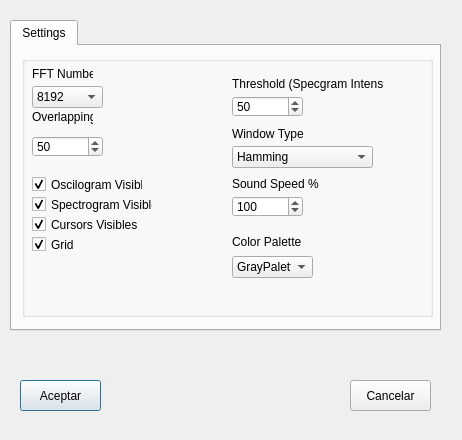
<?xml version="1.0" encoding="UTF-8"?>
<ui version="4.0">
 <class>Dialog</class>
 <widget class="QDialog" name="Dialog">
  <property name="geometry">
   <rect>
    <x>0</x>
    <y>0</y>
    <width>462</width>
    <height>440</height>
   </rect>
  </property>
  <property name="windowTitle">
   <string>Dialog</string>
  </property>
  <widget class="QPushButton" name="btonaceptar">
   <property name="geometry">
    <rect>
     <x>20</x>
     <y>380</y>
     <width>81</width>
     <height>31</height>
    </rect>
   </property>
   <property name="toolTip">
    <string extracomment="Acepta los cambios realizados"/>
   </property>
   <property name="text">
    <string>Aceptar</string>
   </property>
   <property name="checkable">
    <bool>false</bool>
   </property>
   <property name="default">
    <bool>false</bool>
   </property>
   <property name="flat">
    <bool>false</bool>
   </property>
  </widget>
  <widget class="QPushButton" name="btoncancelar">
   <property name="geometry">
    <rect>
     <x>350</x>
     <y>380</y>
     <width>81</width>
     <height>31</height>
    </rect>
   </property>
   <property name="toolTip">
    <string extracomment="Cancelar la operacion"/>
   </property>
   <property name="text">
    <string>Cancelar</string>
   </property>
   <property name="default">
    <bool>false</bool>
   </property>
  </widget>
  <widget class="QTabWidget" name="tabWidget">
   <property name="geometry">
    <rect>
     <x>10</x>
     <y>20</y>
     <width>431</width>
     <height>311</height>
    </rect>
   </property>
   <property name="currentIndex">
    <number>0</number>
   </property>
   <widget class="QWidget" name="tab">
    <attribute name="title">
     <string>Settings</string>
    </attribute>
    <widget class="QGroupBox" name="groupBox">
     <property name="geometry">
      <rect>
       <x>10</x>
       <y>10</y>
       <width>411</width>
       <height>261</height>
      </rect>
     </property>
     <property name="title">
      <string/>
     </property>
     <widget class="QLabel" name="label">
      <property name="geometry">
       <rect>
        <x>10</x>
        <y>10</y>
        <width>61</width>
        <height>16</height>
       </rect>
      </property>
      <property name="text">
       <string>FFT Number</string>
      </property>
     </widget>
     <widget class="QLabel" name="label_2">
      <property name="geometry">
       <rect>
        <x>10</x>
        <y>50</y>
        <width>61</width>
        <height>21</height>
       </rect>
      </property>
      <property name="text">
       <string>Overlapping</string>
      </property>
     </widget>
     <widget class="QSpinBox" name="overlapspinbox">
      <property name="geometry">
       <rect>
        <x>10</x>
        <y>80</y>
        <width>71</width>
        <height>21</height>
       </rect>
      </property>
      <property name="minimum">
       <number>1</number>
      </property>
      <property name="maximum">
       <number>99</number>
      </property>
      <property name="value">
       <number>50</number>
      </property>
     </widget>
     <widget class="QLabel" name="label_3">
      <property name="geometry">
       <rect>
        <x>210</x>
        <y>70</y>
        <width>71</width>
        <height>16</height>
       </rect>
      </property>
      <property name="text">
       <string>Window Type</string>
      </property>
     </widget>
     <widget class="QComboBox" name="cboxwindowType">
      <property name="geometry">
       <rect>
        <x>210</x>
        <y>90</y>
        <width>141</width>
        <height>22</height>
       </rect>
      </property>
      <property name="editable">
       <bool>false</bool>
      </property>
      <property name="maxVisibleItems">
       <number>6</number>
      </property>
      <property name="minimumContentsLength">
       <number>1</number>
      </property>
      <property name="modelColumn">
       <number>0</number>
      </property>
      <item>
       <property name="text">
        <string>Hamming</string>
       </property>
      </item>
      <item>
       <property name="text">
        <string>Rectangular</string>
       </property>
      </item>
      <item>
       <property name="text">
        <string>Hanning</string>
       </property>
      </item>
      <item>
       <property name="text">
        <string>Blackman</string>
       </property>
      </item>
      <item>
       <property name="text">
        <string>Bartlett</string>
       </property>
      </item>
      <item>
       <property name="text">
        <string>Kaiser</string>
       </property>
      </item>
      <item>
       <property name="text">
        <string>None</string>
       </property>
      </item>
     </widget>
     <widget class="QComboBox" name="cboxFFTNumber">
      <property name="geometry">
       <rect>
        <x>10</x>
        <y>30</y>
        <width>71</width>
        <height>22</height>
       </rect>
      </property>
      <property name="editable">
       <bool>false</bool>
      </property>
      <property name="currentIndex">
       <number>0</number>
      </property>
      <property name="maxVisibleItems">
       <number>6</number>
      </property>
      <property name="minimumContentsLength">
       <number>1</number>
      </property>
      <property name="modelColumn">
       <number>0</number>
      </property>
      <item>
       <property name="text">
        <string>8192</string>
       </property>
      </item>
      <item>
       <property name="text">
        <string>4096</string>
       </property>
      </item>
      <item>
       <property name="text">
        <string>2048</string>
       </property>
      </item>
      <item>
       <property name="text">
        <string>1024</string>
       </property>
      </item>
      <item>
       <property name="text">
        <string>512</string>
       </property>
      </item>
      <item>
       <property name="text">
        <string>256</string>
       </property>
      </item>
      <item>
       <property name="text">
        <string>128</string>
       </property>
      </item>
      <item>
       <property name="text">
        <string>64</string>
       </property>
      </item>
      <item>
       <property name="text">
        <string>32</string>
       </property>
      </item>
      <item>
       <property name="text">
        <string>16</string>
       </property>
      </item>
      <item>
       <property name="text">
        <string>8</string>
       </property>
      </item>
     </widget>
     <widget class="QCheckBox" name="checkBoxOsgram">
      <property name="geometry">
       <rect>
        <x>10</x>
        <y>120</y>
        <width>111</width>
        <height>17</height>
       </rect>
      </property>
      <property name="text">
       <string>Oscilogram Visible</string>
      </property>
      <property name="checked">
       <bool>true</bool>
      </property>
     </widget>
     <widget class="QCheckBox" name="checkBoxSpecgram">
      <property name="geometry">
       <rect>
        <x>10</x>
        <y>140</y>
        <width>121</width>
        <height>17</height>
       </rect>
      </property>
      <property name="text">
       <string>Spectrogram Visible</string>
      </property>
      <property name="checked">
       <bool>true</bool>
      </property>
      <property name="tristate">
       <bool>false</bool>
      </property>
     </widget>
     <widget class="QCheckBox" name="checkBoxCursors">
      <property name="geometry">
       <rect>
        <x>10</x>
        <y>160</y>
        <width>121</width>
        <height>17</height>
       </rect>
      </property>
      <property name="text">
       <string>Cursors Visibles</string>
      </property>
      <property name="checked">
       <bool>true</bool>
      </property>
      <property name="tristate">
       <bool>false</bool>
      </property>
     </widget>
     <widget class="QComboBox" name="cboxcolorpalette">
      <property name="geometry">
       <rect>
        <x>210</x>
        <y>200</y>
        <width>81</width>
        <height>22</height>
       </rect>
      </property>
      <item>
       <property name="text">
        <string>GrayPalette</string>
       </property>
      </item>
      <item>
       <property name="text">
        <string>ColorPalette</string>
       </property>
      </item>
     </widget>
     <widget class="QLabel" name="label_4">
      <property name="geometry">
       <rect>
        <x>210</x>
        <y>176</y>
        <width>71</width>
        <height>20</height>
       </rect>
      </property>
      <property name="text">
       <string>Color Palette</string>
      </property>
     </widget>
     <widget class="QLabel" name="label_5">
      <property name="geometry">
       <rect>
        <x>210</x>
        <y>20</y>
        <width>151</width>
        <height>16</height>
       </rect>
      </property>
      <property name="text">
       <string>Threshold (Specgram Intensity)</string>
      </property>
     </widget>
     <widget class="QSpinBox" name="overlapspinboxthreshold">
      <property name="geometry">
       <rect>
        <x>210</x>
        <y>40</y>
        <width>71</width>
        <height>21</height>
       </rect>
      </property>
      <property name="minimum">
       <number>0</number>
      </property>
      <property name="maximum">
       <number>100</number>
      </property>
      <property name="value">
       <number>50</number>
      </property>
     </widget>
     <widget class="QSpinBox" name="overlapspinboxSoundSpeed">
      <property name="geometry">
       <rect>
        <x>210</x>
        <y>140</y>
        <width>71</width>
        <height>21</height>
       </rect>
      </property>
      <property name="minimum">
       <number>1</number>
      </property>
      <property name="maximum">
       <number>10000</number>
      </property>
      <property name="value">
       <number>100</number>
      </property>
     </widget>
     <widget class="QLabel" name="label_6">
      <property name="geometry">
       <rect>
        <x>210</x>
        <y>120</y>
        <width>151</width>
        <height>16</height>
       </rect>
      </property>
      <property name="text">
       <string>Sound Speed %</string>
      </property>
     </widget>
     <widget class="QCheckBox" name="checkBoxGrid">
      <property name="geometry">
       <rect>
        <x>10</x>
        <y>180</y>
        <width>121</width>
        <height>17</height>
       </rect>
      </property>
      <property name="text">
       <string>Grid</string>
      </property>
      <property name="checked">
       <bool>true</bool>
      </property>
      <property name="tristate">
       <bool>false</bool>
      </property>
     </widget>
    </widget>
   </widget>
  </widget>
 </widget>
 <resources/>
 <connections>
  <connection>
   <sender>btonaceptar</sender>
   <signal>clicked()</signal>
   <receiver>Dialog</receiver>
   <slot>accept()</slot>
   <hints>
    <hint type="sourcelabel">
     <x>47</x>
     <y>271</y>
    </hint>
    <hint type="destinationlabel">
     <x>140</x>
     <y>154</y>
    </hint>
   </hints>
  </connection>
  <connection>
   <sender>btoncancelar</sender>
   <signal>clicked()</signal>
   <receiver>Dialog</receiver>
   <slot>reject()</slot>
   <hints>
    <hint type="sourcelabel">
     <x>217</x>
     <y>271</y>
    </hint>
    <hint type="destinationlabel">
     <x>140</x>
     <y>154</y>
    </hint>
   </hints>
  </connection>
 </connections>
</ui>
